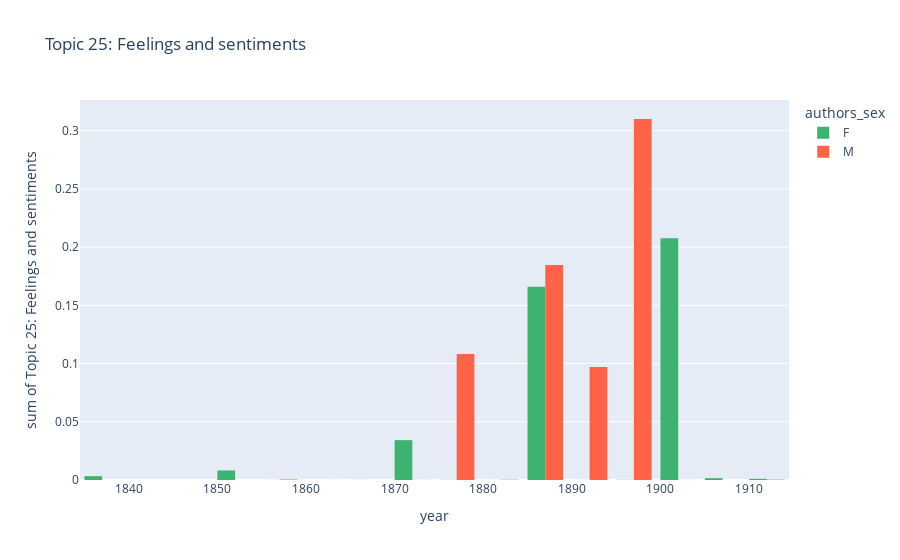

The notebook cell this image was saved under:
### Code cell
topic_to_visualize = 'Topic 25: Feelings and sentiments'

fig = px.histogram(
    complete_data_df,
    x='year',
    y=f"{topic_to_visualize}",
    color='authors_sex',
    #markers=True,
    hover_name='book_title',
    labels={},
    barmode='group',
    title="Topic 25: Feelings and sentiments",
    color_discrete_sequence=['MediumSeaGreen', 'Tomato'],
)
fig.show()
print(csp.plot(fig, filename = 'Topic 25: Feelings and sentiments', auto_open=False)) #create a file on plotly chart studio account and a link in this notebook

### Figure 1 — Plotly figure (JSON) as saved in the notebook; plotly's stock layout.template omitted (floating-point values rounded to 4 significant figures; data arrays with more than 128 entries replaced by an {"elided": "..."} marker saying what was removed)
{"data": [{"alignmentgroup": "True", "bingroup": "x", "histfunc": "sum", "hovertemplate": "authors_sex=F<br>year=%{x}<br>sum of Topic 25: Feelings and sentiments=%{y}<extra></extra>", "legendgroup": "F", "marker": {"color": "MediumSeaGreen", "pattern": {"shape": ""}}, "name": "F", "offsetgroup": "F", "orientation": "v", "showlegend": true, "type": "histogram", "x": {"elided": "157 int values"}, "xaxis": "x", "y": {"elided": "157 float values"}, "yaxis": "y"}, {"alignmentgroup": "True", "bingroup": "x", "histfunc": "sum", "hovertemplate": "authors_sex=M<br>year=%{x}<br>sum of Topic 25: Feelings and sentiments=%{y}<extra></extra>", "legendgroup": "M", "marker": {"color": "Tomato", "pattern": {"shape": ""}}, "name": "M", "offsetgroup": "M", "orientation": "v", "showlegend": true, "type": "histogram", "x": [1836, 1841, 1844, 1845, 1847, 1848, 1851, 1855, 1856, 1857, 1857, 1858, 1858, 1861, 1862, 1863, 1863, 1865, 1865, 1869, 1870, 1871, 1871, 1871, 1872, 1872, 1873, 1873, 1874, 1875, 1875, 1876, 1877, 1878, 1879, 1879, 1881, 1881, 1882, 1882, 1882, 1883, 1883, 1883, 1883, 1883, 1883, 1883, 1884, 1884, 1884, 1884, 1885, 1885, 1885, 1885, 1885, 1885, 1885, 1885, 1886, 1886, 1886, 1886, 1886, 1886, 1887, 1887, 1887, 1887, 1888, 1888, 1888, 1888, 1888, 1889, 1889, 1889, 1890, 1891, 1893, 1893, 1894, 1894, 1894, 1894, 1895, 1895, 1895, 1896, 1897, 1898, 1898, 1899, 1899, 1900, 1900, 1906, 1907, 1908, 1908, 1909, 1909, 1910, 1910, 1911, 1911, 1912, 1914], "xaxis": "x", "y": [6.575e-07, 1.039e-06, 9.1e-07, 2.886e-06, 1.021e-06, 9.872e-07, 8.646e-06, 3.24e-07, 6.552e-07, 8.826e-07, 0.0004722, 1.261e-06, 9.286e-06, 2.613e-05, 6.662e-07, 3.574e-06, 1.361e-06, 8.903e-07, 4.037e-06, 2.714e-07, 9.724e-07, 3.734e-06, 1.294e-06, 1.241e-06, 2.918e-06, 2.037e-06, 6.986e-05, 2.162e-06, 9.091e-07, 3.097e-05, 3.132e-06, 8.914e-07, 8.056e-06, 4.928e-07, 0.07146, 0.03669, 2.235e-06, 8.23e-07, 1.4e-05, 1.205e-06, 5.079e-07, 2.723e-05, 3.768e-06, 1.253e-06, 2.499e-06, 1.774e-06, 1.18e-06, 1.293e-06, 7.104e-07, 5.604e-07, 3.129e-06, 0.0002006, 7.679e-07, 6.41e-05, 2.845e-06, 1.002e-06, 1.009e-06, 2.601e-06, 6.236e-05, 0.09345, 2.378e-05, 1.516e-06, 6.736e-06, 8.981e-07, 1.456e-06, 1.157e-06, 8.671e-07, 6.465e-07, 0.0006339, 0.007033, 1.409e-06, 1.069e-06, 6.301e-06, 7.108e-05, 0.07598, 1.105e-06, 0.00731, 7.736e-07, 1.164e-06, 0.09707, 9.829e-07, 9.713e-07, 7.698e-07, 1.674e-06, 9.489e-07, 1.035e-06, 7.678e-07, 1.291e-06, 8.162e-07, 7.996e-07, 0.002084, 9.443e-06, 3.579e-06, 1.034e-06, 0.3079, 4.997e-05, 9.633e-07, 9.1e-07, 7.825e-07, 8.246e-07, 9.077e-07, 8.793e-07, 1.433e-05, 7.956e-07, 1.185e-06, 7.686e-07, 9.186e-07, 7.37e-07, 0.0003617], "yaxis": "y"}], "layout": {"barmode": "group", "legend": {"title": {"text": "authors_sex"}, "tracegroupgap": 0}, "title": {"text": "Topic 25: Feelings and sentiments"}, "xaxis": {"anchor": "y", "domain": [0, 1], "title": {"text": "year"}}, "yaxis": {"anchor": "x", "domain": [0, 1], "title": {"text": "sum of Topic 25: Feelings and sentiments"}}}}
